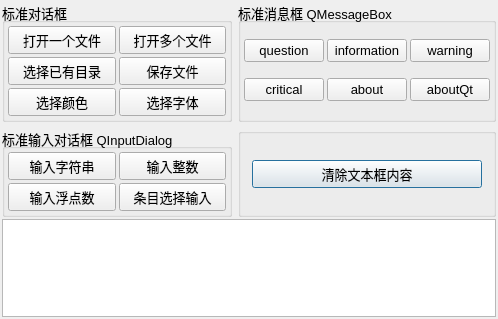
<?xml version="1.0" encoding="UTF-8"?>
<ui version="4.0">
 <class>Dialog</class>
 <widget class="QDialog" name="Dialog">
  <property name="geometry">
   <rect>
    <x>0</x>
    <y>0</y>
    <width>498</width>
    <height>319</height>
   </rect>
  </property>
  <property name="font">
   <font>
    <pointsize>10</pointsize>
   </font>
  </property>
  <property name="windowTitle">
   <string>标准对话框的使用</string>
  </property>
  <layout class="QVBoxLayout" name="verticalLayout">
   <property name="spacing">
    <number>2</number>
   </property>
   <property name="leftMargin">
    <number>2</number>
   </property>
   <property name="topMargin">
    <number>2</number>
   </property>
   <property name="rightMargin">
    <number>2</number>
   </property>
   <property name="bottomMargin">
    <number>2</number>
   </property>
   <item>
    <layout class="QGridLayout" name="gridLayout_4">
     <item row="1" column="1">
      <widget class="QGroupBox" name="groupBox_4">
       <property name="title">
        <string/>
       </property>
       <layout class="QHBoxLayout" name="horizontalLayout">
        <item>
         <widget class="QPushButton" name="btnClearText">
          <property name="text">
           <string>清除文本框内容</string>
          </property>
         </widget>
        </item>
       </layout>
      </widget>
     </item>
     <item row="1" column="0">
      <widget class="QGroupBox" name="groupBox_3">
       <property name="title">
        <string>标准输入对话框 QInputDialog</string>
       </property>
       <layout class="QGridLayout" name="gridLayout_3">
        <property name="leftMargin">
         <number>3</number>
        </property>
        <property name="topMargin">
         <number>3</number>
        </property>
        <property name="rightMargin">
         <number>3</number>
        </property>
        <property name="bottomMargin">
         <number>3</number>
        </property>
        <property name="spacing">
         <number>3</number>
        </property>
        <item row="0" column="0">
         <widget class="QPushButton" name="btnInputString">
          <property name="text">
           <string>输入字符串</string>
          </property>
         </widget>
        </item>
        <item row="0" column="1">
         <widget class="QPushButton" name="btnInputInt">
          <property name="text">
           <string>输入整数</string>
          </property>
         </widget>
        </item>
        <item row="1" column="0">
         <widget class="QPushButton" name="btnInputFloat">
          <property name="text">
           <string>输入浮点数</string>
          </property>
         </widget>
        </item>
        <item row="1" column="1">
         <widget class="QPushButton" name="btnInputItem">
          <property name="text">
           <string>条目选择输入</string>
          </property>
         </widget>
        </item>
       </layout>
      </widget>
     </item>
     <item row="0" column="1">
      <widget class="QGroupBox" name="groupBox_2">
       <property name="title">
        <string>标准消息框 QMessageBox</string>
       </property>
       <layout class="QGridLayout" name="gridLayout_2">
        <property name="leftMargin">
         <number>3</number>
        </property>
        <property name="topMargin">
         <number>3</number>
        </property>
        <property name="rightMargin">
         <number>3</number>
        </property>
        <property name="bottomMargin">
         <number>3</number>
        </property>
        <property name="spacing">
         <number>3</number>
        </property>
        <item row="0" column="0">
         <widget class="QPushButton" name="btnMsgQuestion">
          <property name="text">
           <string>question</string>
          </property>
         </widget>
        </item>
        <item row="0" column="1">
         <widget class="QPushButton" name="btnMsgInformation">
          <property name="text">
           <string>information</string>
          </property>
         </widget>
        </item>
        <item row="0" column="2">
         <widget class="QPushButton" name="btnMsgWarning">
          <property name="text">
           <string>warning</string>
          </property>
         </widget>
        </item>
        <item row="1" column="0">
         <widget class="QPushButton" name="btnMsgCritical">
          <property name="text">
           <string>critical</string>
          </property>
         </widget>
        </item>
        <item row="1" column="1">
         <widget class="QPushButton" name="btnMsgAbout">
          <property name="text">
           <string>about</string>
          </property>
         </widget>
        </item>
        <item row="1" column="2">
         <widget class="QPushButton" name="btnMsgAboutQt">
          <property name="text">
           <string>aboutQt</string>
          </property>
         </widget>
        </item>
       </layout>
      </widget>
     </item>
     <item row="0" column="0">
      <widget class="QGroupBox" name="groupBox">
       <property name="minimumSize">
        <size>
         <width>220</width>
         <height>0</height>
        </size>
       </property>
       <property name="title">
        <string>标准对话框</string>
       </property>
       <layout class="QGridLayout" name="gridLayout">
        <property name="leftMargin">
         <number>3</number>
        </property>
        <property name="topMargin">
         <number>3</number>
        </property>
        <property name="rightMargin">
         <number>3</number>
        </property>
        <property name="bottomMargin">
         <number>3</number>
        </property>
        <property name="spacing">
         <number>3</number>
        </property>
        <item row="1" column="0">
         <widget class="QPushButton" name="btnSelDir">
          <property name="text">
           <string>选择已有目录</string>
          </property>
         </widget>
        </item>
        <item row="2" column="0">
         <widget class="QPushButton" name="btnColor">
          <property name="text">
           <string>选择颜色</string>
          </property>
         </widget>
        </item>
        <item row="0" column="0">
         <widget class="QPushButton" name="btnOpen">
          <property name="text">
           <string>打开一个文件</string>
          </property>
         </widget>
        </item>
        <item row="1" column="1">
         <widget class="QPushButton" name="btnSave">
          <property name="text">
           <string>保存文件</string>
          </property>
         </widget>
        </item>
        <item row="2" column="1">
         <widget class="QPushButton" name="btnFont">
          <property name="text">
           <string>选择字体</string>
          </property>
         </widget>
        </item>
        <item row="0" column="1">
         <widget class="QPushButton" name="btnOpenMulti">
          <property name="text">
           <string>打开多个文件</string>
          </property>
         </widget>
        </item>
       </layout>
      </widget>
     </item>
    </layout>
   </item>
   <item>
    <widget class="QPlainTextEdit" name="plainTextEdit"/>
   </item>
  </layout>
 </widget>
 <layoutdefault spacing="6" margin="11"/>
 <resources/>
 <connections/>
</ui>
